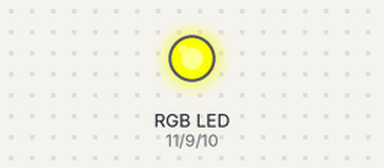
This sketch was run on a simulated Arduino Uno, built with avr-gcc and run on an emulated ATmega328P. On the bench: an RGB LED mixed from three pins (HIGH = lit). Dim RGB values are drawn brighter than linear; what the sketch prints to the serial monitor is not drawn.

Above: at 0.05 s.
At 0.65 s:
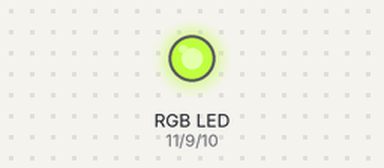
At 1.15 s:
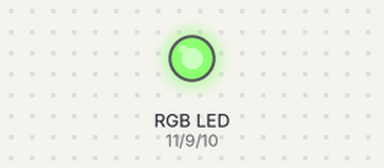
At 1.3 s:
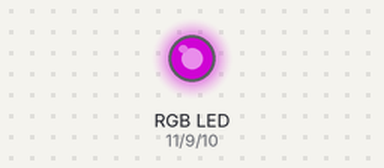
At 1.9 s:
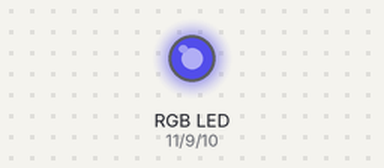
At 2.55 s:
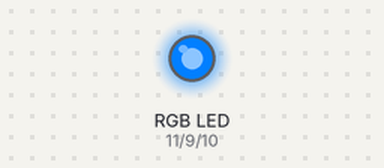
Timing chart, 0 to 5.9 s (numbered marks = the images above):
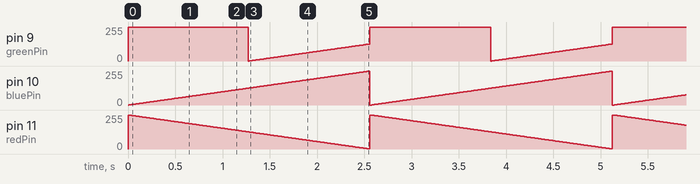

The sketch:

RGB_svetodiod.ino
```cpp
//RGB светодиод

int  redPin = 11;
int bluePin = 10;
int greenPin = 9;
int val;

void setup() {

  pinMode(redPin, OUTPUT);
  pinMode(bluePin, OUTPUT);
  pinMode(greenPin, OUTPUT);
  Serial.begin(9600);

}

void loop() {
  for(val=255; val>0; val--)
  {
    analogWrite(redPin, val);
    analogWrite(bluePin, 255-val);
    analogWrite(greenPin, 128-val);
    delay(10);
  }
  for(val=0; val<255; val++);
  {
    analogWrite(redPin, val);
    analogWrite(bluePin, 255-val);
    analogWrite(greenPin, 128-val);
    delay(10);
   }
   Serial.println(val, DEC); // выводит в десятичном формате


}
```

Measured:
- by itself, pin 9 (greenPin): ramps from 0/255 to 255/255 and jumps back, once every 2.6 s
- by itself, pin 10 (bluePin): ramps from 0/255 to 254/255 and jumps back, once every 2.6 s
- by itself, pin 11 (redPin): ramps from 255/255 to 1/255 and jumps back, once every 2.6 s
